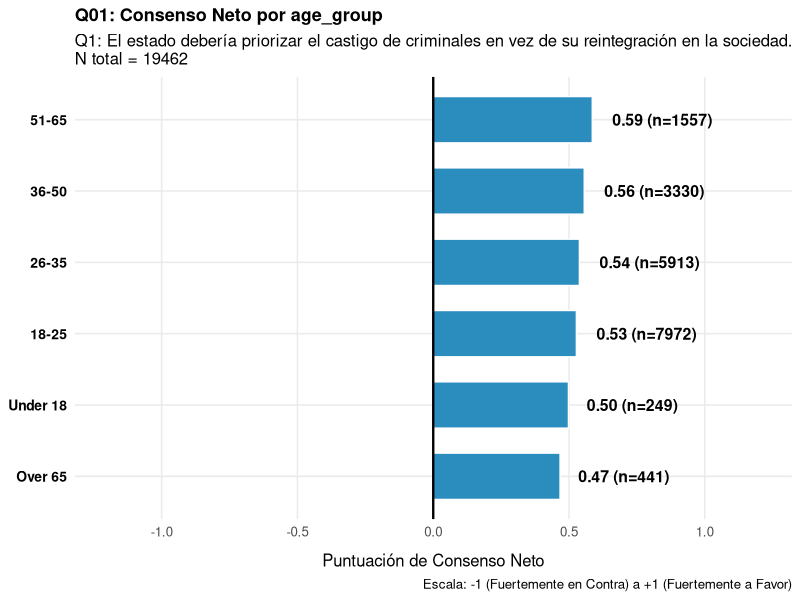
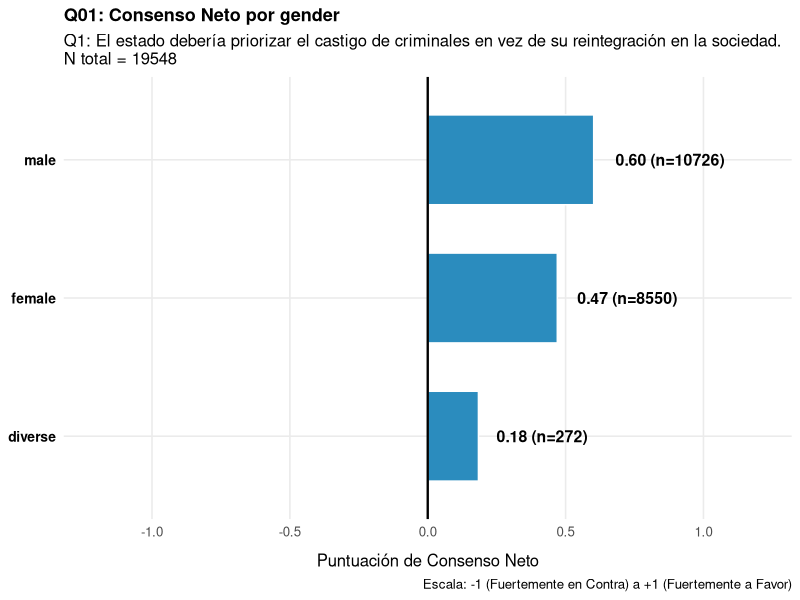
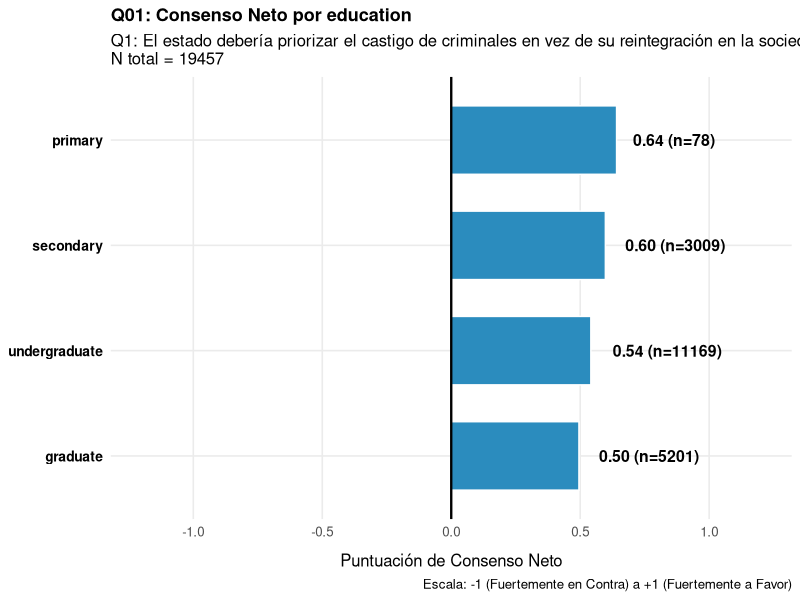
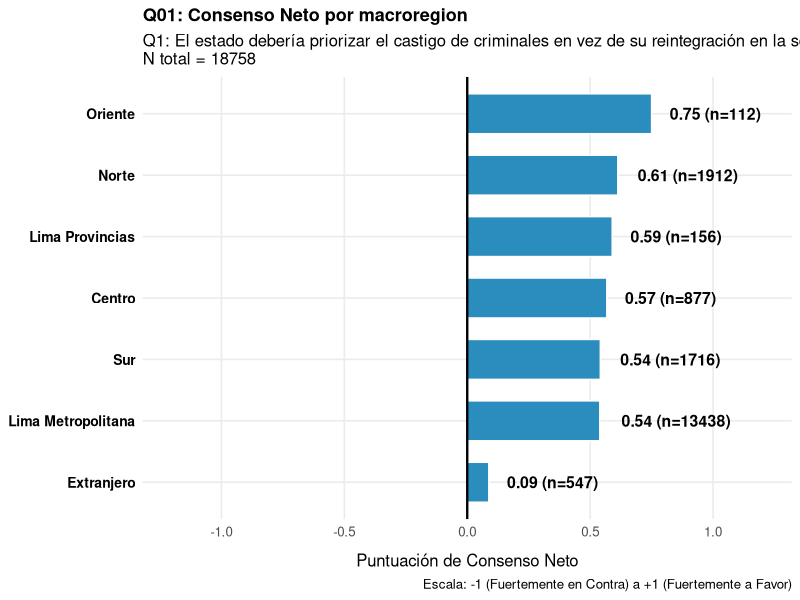
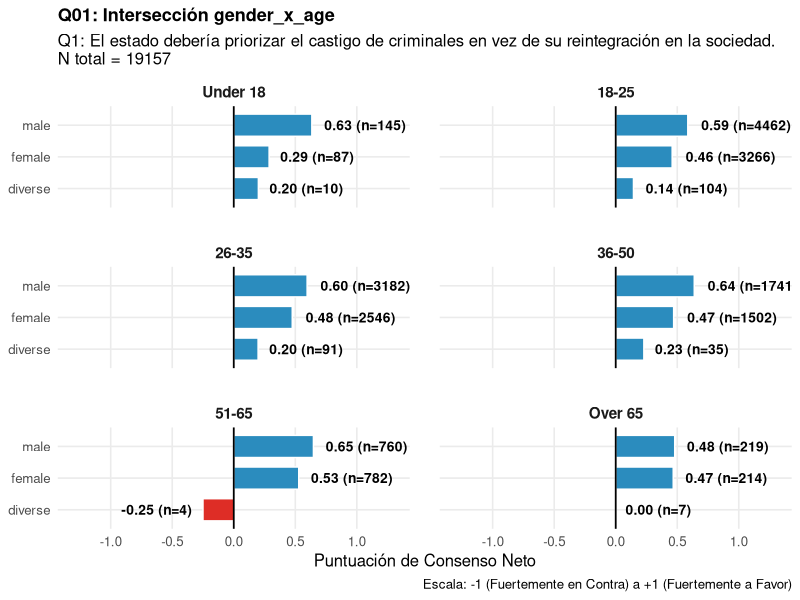
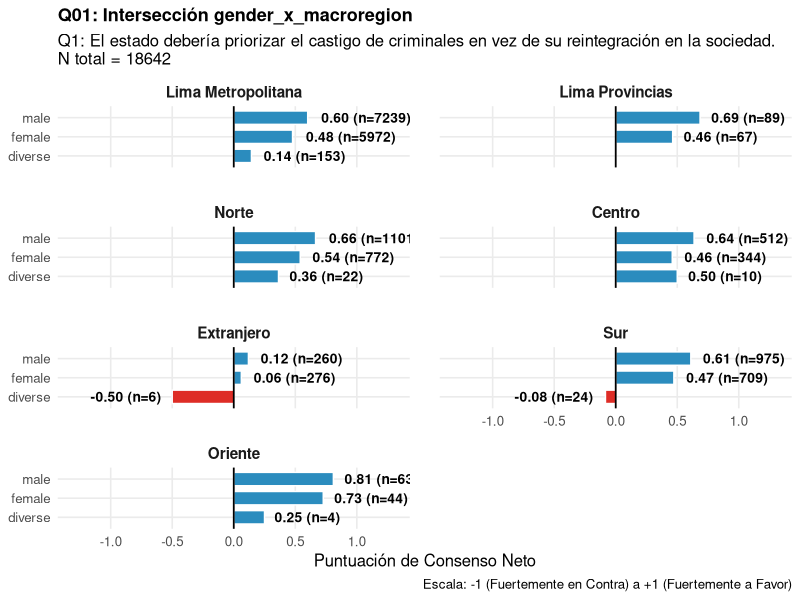
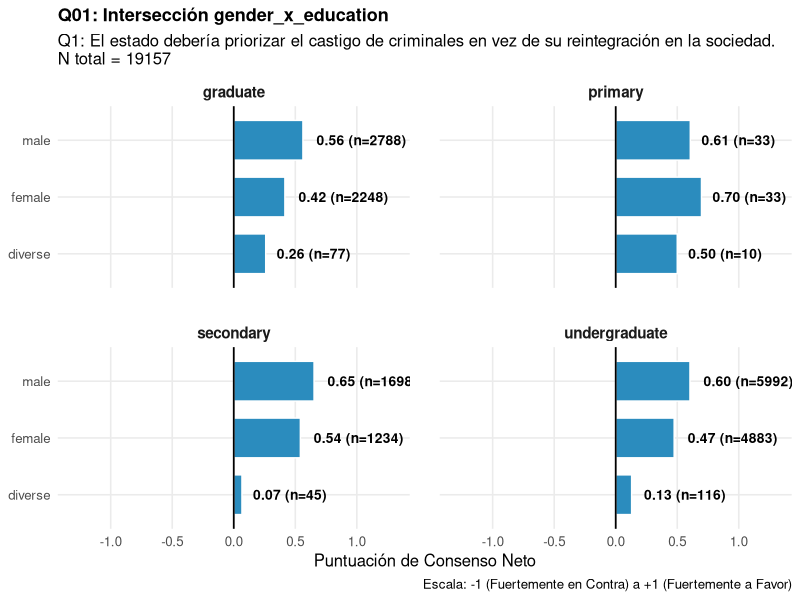
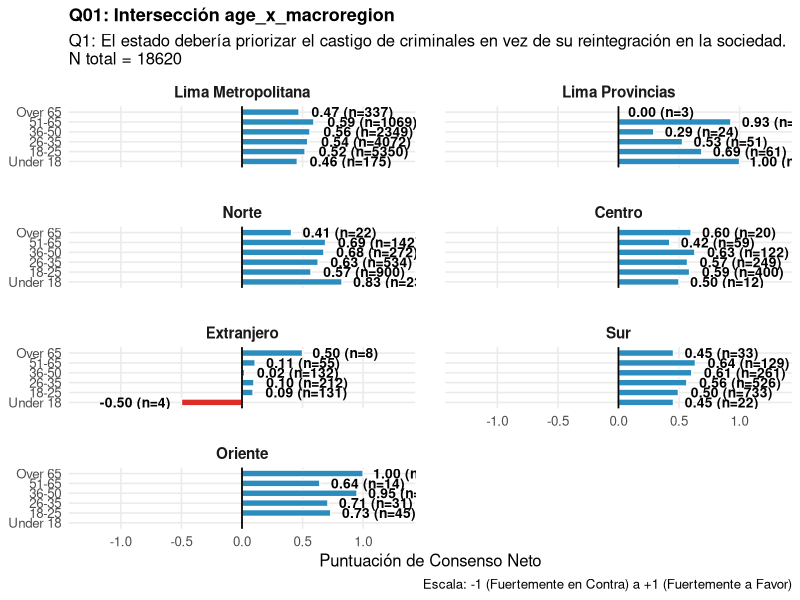

Generate these figures, in order, with R: (Note: this script raises an error after producing the figures.)
# =============================================================================
# ELECTÓMETRO PERÚ — Survey Response Analysis
# =============================================================================
# Transforms raw survey responses into net consensus scores per topic,
# then produces demographic breakdowns by age group, gender, and macroregion.
#
# Scale convention (set by graphic designer): -1 to +1
#   -1 = Strongly Opposed | 0 = Neutral | +1 = Strongly In Favor
#
# Output: all plots saved to plots/ as 300 dpi PNG files.
#   Naming: q{number}_{breakdown}.png
#   e.g.  q01_age.png | q02_gender.png | q02_gender_x_age.png
# =============================================================================

library(ggplot2)
library(dplyr)
library(tidyr)

dir.create("plots", showWarnings = FALSE)

# =============================================================================
# 1. DATA LOADING & CLEANING
# =============================================================================
df <- read.csv2("dataset.csv", sep = ",")

# --- Core demographic types ---
target_columns <- c("gender", "region", "education")
df[target_columns] <- lapply(df[target_columns], as.factor)
df$age <- as.numeric(df$age)

# --- Predicted demographic types ---
target_columns <- c("prediction_gender", "prediction_education")
df[target_columns] <- lapply(df[target_columns], as.factor)
df$prediction_age <- as.numeric(df$prediction_age)
df$prediction_age <- round(df$prediction_age, 0)

# --- Force all response columns (cols 5–44) to numeric ---
df[5:44] <- lapply(df[5:44], as.numeric)

# --- Fill core demographic NAs with predicted values where available ---
df$gender    <- as.factor(ifelse(is.na(as.character(df$gender)),
                                 as.character(df$prediction_gender),
                                 as.character(df$gender)))
df$education <- as.factor(ifelse(is.na(as.character(df$education)),
                                 as.character(df$prediction_education),
                                 as.character(df$education)))
df$age       <- ifelse(is.na(df$age), df$prediction_age, df$age)

# Re-cast after ifelse (ifelse strips factor levels)
df$gender    <- as.factor(df$gender)
df$education <- as.factor(df$education)
df$age       <- as.numeric(df$age)

original_length <- nrow(df)
cat("Number of rows:", nrow(df))

# --- Drop rows where ALL four demographic fields are simultaneously NA ---
demo_cols <- c("gender", "region", "education", "age")
df <- df[rowSums(is.na(df[demo_cols])) < length(demo_cols), ]

# --- Remove predicted/imputed columns ---
df <- df[, !colnames(df) %in% c(
  "age_imputed", "education_imputed", "gender_imputed",
  "prediction_age", "prediction_education", "prediction_gender"
)]

cat("Number of rows:", nrow(df), nrow(df)/original_length)

# =============================================================================
# 2. CONSENSUS SCORE CALCULATION
# =============================================================================
# Each topic has two raw response columns:
#   responses_tX_1 → stance:  0 (against) | 0.5 (neutral) | 1 (in favor)
#   responses_tX_2 → weight:  importance score (unused)
#
# Transformation applied: (stance × 2) − 1
#   Maps 0 → -1 | 0.5 → 0 | 1 → +1
#

for (i in 1:20) {
  pos_col <- paste0("responses_t", i, "_1")
  new_col <- paste0("topic_", i, "_weighted")
  df[[new_col]] <- (df[[pos_col]] * 2) - 1
}

# =============================================================================
# 3. DEMOGRAPHIC FEATURE ENGINEERING
# =============================================================================
# --- Age groups (ordered factor) ---
df <- df %>%
  mutate(age_group = case_when(
    age < 18              ~ "Under 18",
    age >= 18 & age <= 25 ~ "18-25",
    age >= 26 & age <= 35 ~ "26-35",
    age >= 36 & age <= 50 ~ "36-50",
    age >= 51 & age <= 65 ~ "51-65",
    age > 65              ~ "Over 65",
    TRUE                  ~ NA_character_
  )) %>%
  mutate(age_group = factor(age_group,
                            levels  = c("Under 18", "18-25", "26-35", "36-50", "51-65", "Over 65"),
                            ordered = TRUE
  ))

# --- Macroregions (ordered factor) ---
df <- df %>%
  mutate(macroregion = case_when(
    region %in% c("Lima", "Callao", "Lima Metropolitana") ~ "Lima Metropolitana",
    region %in% c("Lima Provincias") ~ "Lima Provincias",
    region %in% c("Extranjero") ~ "Extranjero",
    region %in% c("Amazonas", "Áncash", "Cajamarca", "La Libertad", "Lambayeque", "Piura", "San Martín", "Tumbes") ~ "Norte",
    region %in% c("Pasco", "Junín", "Huancavelica", "Ayacucho", "Ica", "Huánuco") ~ "Centro",
    region %in% c("Arequipa", "Apurímac", "Cusco", "Ica", "Moquegua", "Tacna", "Madre de Dios", "Puno") ~ "Sur",
    region %in% c("Loreto", "Ucayali", "Amazonas") ~ "Oriente",
    TRUE ~ NA_character_
  )) %>%
  mutate(
    macroregion = factor(
      macroregion,
      levels = c("Lima Metropolitana", "Lima Provincias", "Norte", "Centro", "Extranjero", "Sur", "Oriente"),
      ordered = TRUE
    )
  )

# =============================================================================
# 4. VERIFICATION
# =============================================================================

str(df)
summary(df)
head(df)
table(df$gender,   useNA = "ifany")
table(df$age_group,   useNA = "ifany")
table(df$macroregion, useNA = "ifany")

# -----------------------------------------------------------------------------
# OVERALL SUMMARY — Selected topics: Q3, Q5, Q7, Q16, Q18
#
# Computes the overall mean consensus score (across all respondents). 
# Printed to console for quick
# reference and exported to CSV for sharing or further use.
# -----------------------------------------------------------------------------

question_labels <- c(
  "topic_1_weighted"  = "Q1: Castigo de criminales",
  "topic_2_weighted"  = "Q2: Educación sexual integral",
  "topic_3_weighted"  = "Q3: Veto de por vida por corrupción",
  "topic_4_weighted"  = "Q4: Mecanismos para regularizar mineros informales",
  "topic_5_weighted"  = "Q5: Aborto en caso de violación",
  "topic_6_weighted"  = "Q6: Sistema tributario progresivo",
  "topic_7_weighted"  = "Q7: Pena de muerte",
  "topic_8_weighted"  = "Q8: Mayor presencia militar",
  "topic_9_weighted"  = "Q9: Fomento de salud privada",
  "topic_10_weighted" = "Q10: Deportación de personas con situación migratoria irregular",
  "topic_11_weighted" = "Q11: Veto de pueblos indigenas",
  "topic_12_weighted" = "Q12: Cambio climático como principal obligación",
  "topic_13_weighted" = "Q13: Inversion extranjera",
  "topic_14_weighted" = "Q14: Reducir gasto estatal",
  "topic_15_weighted" = "Q15: Fomento de las AFP",
  "topic_16_weighted" = "Q16: Reconocer autoridad de la CIDH",
  "topic_17_weighted" = "Q17: Reducir impuestos para reducir informalidad",
  "topic_18_weighted" = "Q18: Se necesita una constituyente",
  "topic_19_weighted" = "Q19: Reconocer matrimonio igualitario",
  "topic_20_weighted" = "Q20: Prohibición de la reelección parlamentaria"
)

# Compute overall means, pivot to long format, and attach labels
df_overall_summary <- df %>%
  summarize(
    topic_1_weighted  = mean(topic_1_weighted,  na.rm = TRUE),
    topic_2_weighted  = mean(topic_2_weighted,  na.rm = TRUE),
    topic_3_weighted  = mean(topic_3_weighted,  na.rm = TRUE),
    topic_5_weighted  = mean(topic_5_weighted,  na.rm = TRUE),
    topic_6_weighted  = mean(topic_6_weighted,  na.rm = TRUE),
    topic_7_weighted  = mean(topic_7_weighted,  na.rm = TRUE),
    topic_9_weighted  = mean(topic_9_weighted,  na.rm = TRUE),
    topic_10_weighted = mean(topic_10_weighted, na.rm = TRUE),
    topic_11_weighted = mean(topic_11_weighted, na.rm = TRUE),
    topic_13_weighted = mean(topic_13_weighted, na.rm = TRUE),
    topic_14_weighted = mean(topic_14_weighted, na.rm = TRUE),
    topic_15_weighted = mean(topic_15_weighted, na.rm = TRUE),
    topic_16_weighted = mean(topic_16_weighted, na.rm = TRUE),
    topic_17_weighted = mean(topic_17_weighted, na.rm = TRUE),
    topic_18_weighted = mean(topic_18_weighted, na.rm = TRUE),
    topic_19_weighted = mean(topic_19_weighted, na.rm = TRUE),
    topic_20_weighted = mean(topic_20_weighted, na.rm = TRUE)
  ) %>%
  pivot_longer(
    cols = everything(),
    names_to = "Question_ID",
    values_to = "mean_consensus"
  ) %>%
  mutate(
    Question_Text = unname(question_labels[Question_ID])
  )

# Print to console for quick inspection
print(df_overall_summary)

# Export to CSV for sharing or use in external tools
write.csv(df_overall_summary, "plots/overall_summary.csv",
          row.names = FALSE)

# =============================================================================
# 5. PLOT FUNCTIONS
# =============================================================================

# -----------------------------------------------------------------------------
# Core builder — single breakdown
# -----------------------------------------------------------------------------
plot_single <- function(data, topic_col, group_col, title, subtitle) {
  df_summary <- data %>%
    filter(!is.na(.data[[group_col]]), !is.na(.data[[topic_col]])) %>%
    group_by(.data[[group_col]]) %>%
    summarize(
      mean_consensus = mean(.data[[topic_col]]),
      n = n(),
      .groups = "drop"
    ) %>%
    arrange(mean_consensus)
  
  ggplot(df_summary, aes(
    x    = reorder(.data[[group_col]], mean_consensus),
    y    = mean_consensus,
    fill = mean_consensus > 0
  )) +
    geom_bar(stat = "identity", width = 0.65, color = "white") +
    geom_hline(yintercept = 0, color = "black", linewidth = 0.8) +
    geom_text(aes(
      label = sprintf("%.2f (n=%d)", mean_consensus, n),
      hjust = ifelse(mean_consensus >= 0, -0.2, 1.2)
    ), fontface = "bold", size = 4, color = "black") +
    scale_fill_manual(values = c("TRUE" = "#2b8cbe", "FALSE" = "#de2d26"), guide = "none") +
    scale_y_continuous(limits = c(-1.20, 1.20)) +
    coord_flip() +
    theme_minimal(base_size = 12) +
    theme(
      panel.grid.minor = element_blank(),
      plot.title       = element_text(face = "bold", size = 13),
      axis.text.y      = element_text(face = "bold", color = "black", size = 10),
      axis.title.x     = element_text(margin = margin(t = 10))
    ) +
    labs(
      title    = title,
      subtitle = paste0(subtitle, "\nN total = ", nrow(data %>% filter(!is.na(.data[[group_col]]), !is.na(.data[[topic_col]])))),
      caption  = "Escala: -1 (Fuertemente en Contra) a +1 (Fuertemente a Favor)",
      x        = NULL,
      y        = "Puntuación de Consenso Neto"
    )
}

# -----------------------------------------------------------------------------
# Core builder — faceted intersection (two demographic dimensions)
# -----------------------------------------------------------------------------
plot_faceted <- function(data, topic_col, x_col, facet_col, title, subtitle) {
  df_filtered <- data %>%
    filter(
      !is.na(.data[[x_col]]),
      !is.na(.data[[facet_col]]),
      !is.na(.data[[topic_col]])
    )
  
  df_summary <- df_filtered %>%
    group_by(.data[[facet_col]], .data[[x_col]]) %>%
    summarize(
      mean_consensus = mean(.data[[topic_col]]),
      n = n(),
      .groups = "drop"
    )
  
  ggplot(df_summary, aes(
    x    = .data[[x_col]],
    y    = mean_consensus,
    fill = mean_consensus > 0
  )) +
    geom_bar(stat = "identity", width = 0.7, color = "white") +
    geom_hline(yintercept = 0, color = "black", linewidth = 0.6) +
    geom_text(aes(
      label = sprintf("%.2f (n=%d)", mean_consensus, n),
      hjust = ifelse(mean_consensus >= 0, -0.15, 1.15)
    ), fontface = "bold", size = 3.5) +
    scale_fill_manual(values = c("TRUE" = "#2b8cbe", "FALSE" = "#de2d26"), guide = "none") +
    scale_y_continuous(limits = c(-1.30, 1.30)) +
    facet_wrap(~ .data[[facet_col]], ncol = 2) +
    coord_flip() +
    theme_minimal(base_size = 12) +
    theme(
      strip.text       = element_text(face = "bold", size = 11),
      panel.spacing    = unit(1.5, "lines"),
      panel.grid.minor = element_blank(),
      plot.title       = element_text(face = "bold", size = 13)
    ) +
    labs(
      title    = title,
      subtitle = paste0(subtitle, "\nN total = ", nrow(df_filtered)),
      caption  = "Escala: -1 (Fuertemente en Contra) a +1 (Fuertemente a Favor)",
      x        = NULL,
      y        = "Puntuación de Consenso Neto"
    )
}

# =============================================================================
# 6. PLOT GENERATION — all questions × all breakdowns
# =============================================================================

questions <- list(
  "01" = list(col = "topic_1_weighted",  text = "Q1: El estado debería priorizar el castigo de criminales en vez de su reintegración en la sociedad."),
  "02" = list(col = "topic_2_weighted",  text = "Q2: La educación sexual integral con enfoque de género debería ser una parte obligatoria del currículo escolar."),
  "03" = list(col = "topic_3_weighted",  text = "Q3: Los funcionarios condenados por corrupción deberían recibir un veto de por vida para ejercer cargos públicos."),
  "04" = list(col = "topic_4_weighted",  text = "Q4: El Estado debería desarrollar mecanismos más activos para regularizar a mineros informales."),
  "05" = list(col = "topic_5_weighted",  text = "Q5: El aborto debería estar permitido en casos de violación."),
  "06" = list(col = "topic_6_weighted",  text = "Q6: Las personas con más dinero deberían pagar un mayor porcentaje de impuestos sobre sus ingresos."),
  "07" = list(col = "topic_7_weighted",  text = "Q7: La pena de muerte debería aplicarse en el Perú."),
  "08" = list(col = "topic_8_weighted",  text = "Q8: El Estado debería aumentar la presencia militar en zonas de conflicto interno."),
  "09" = list(col = "topic_9_weighted",  text = "Q9: El Estado debería fomentar la salud privada en vez de priorizar la pública."),
  "10" = list(col = "topic_10_weighted", text = "Q10: Las personas con situación migratoria irregular deberían ser deportadas."),
  "11" = list(col = "topic_11_weighted", text = "Q11: Los pueblos indígenas deberían poder vetar proyectos extractivos en sus tierras."),
  "12" = list(col = "topic_12_weighted", text = "Q12: Tomar medidas contra el cambio climático debe ser una obligación principal del Estado."),
  "13" = list(col = "topic_13_weighted", text = "Q13: La inversión extranjera es necesaria para el desarrollo económico del Perú."),
  "14" = list(col = "topic_14_weighted", text = "Q14: El Estado debería reducir el gasto público para equilibrar el presupuesto nacional."),
  "15" = list(col = "topic_15_weighted", text = "Q15: El Estado debería fomentar el sistema de pensiones privadas en vez de priorizar las públicas."),
  "16" = list(col = "topic_16_weighted", text = "Q16: El Perú debería reconocer la autoridad de la Corte Interamericana de Derechos Humanos (CIDH)."),
  "17" = list(col = "topic_17_weighted", text = "Q17: Reducir impuestos a las empresas es la mejor forma de reducir la informalidad laboral."),
  "18" = list(col = "topic_18_weighted", text = "Q18: Debería convocarse a una Asamblea Constituyente para cambiar la Constitución peruana."),
  "19" = list(col = "topic_19_weighted", text = "Q19: A las parejas homosexuales se les debería reconocer el derecho al matrimonio igualitario."),
  "20" = list(col = "topic_20_weighted", text = "Q20: Debería prohibirse la reelección de congresistas.")
)

# Single breakdown specs: suffix → column name
single_breakdowns <- list(
  age        = "age_group",
  gender     = "gender",
  education  = "education",
  macroregion = "macroregion"
)

# Faceted breakdown specs: suffix → c(x_col, facet_col)
# Convention: x_col goes on the y-axis (after coord_flip), facet_col panels
faceted_breakdowns <- list(
  gender_x_age        = c(x_col = "gender",    facet_col = "age_group"),
  gender_x_macroregion = c(x_col = "gender",   facet_col = "macroregion"),
  gender_x_education  = c(x_col = "gender",    facet_col = "education"),
  age_x_macroregion   = c(x_col = "age_group", facet_col = "macroregion"),
  age_x_education     = c(x_col = "age_group", facet_col = "education"),
  education_x_macroregion = c(x_col = "education", facet_col = "macroregion")
)

# --- Generate and save all plots ---
for (q_num in names(questions)) {
  q      <- questions[[q_num]]
  col    <- q$col
  q_text <- q$text
  
  # Single breakdowns
  for (suffix in names(single_breakdowns)) {
    group_col <- single_breakdowns[[suffix]]
    p <- plot_single(
      data      = df,
      topic_col = col,
      group_col = group_col,
      title     = paste0("Q", q_num, ": Consenso Neto por ", group_col),
      subtitle  = q_text
    )
    ggsave(
      paste0("plots/q", q_num, "_", suffix, ".png"),
      plot = p, width = 10, height = 6, dpi = 300, bg = "white"
    )
  }
  
  # Faceted intersections
  for (suffix in names(faceted_breakdowns)) {
    dims <- faceted_breakdowns[[suffix]]
    p <- plot_faceted(
      data      = df,
      topic_col = col,
      x_col     = dims["x_col"],
      facet_col = dims["facet_col"],
      title     = paste0("Q", q_num, ": Intersección ", suffix),
      subtitle  = q_text
    )
    ggsave(
      paste0("plots/q", q_num, "_", suffix, ".png"),
      plot = p, width = 10, height = 9, dpi = 300, bg = "white"
    )
  }
}
